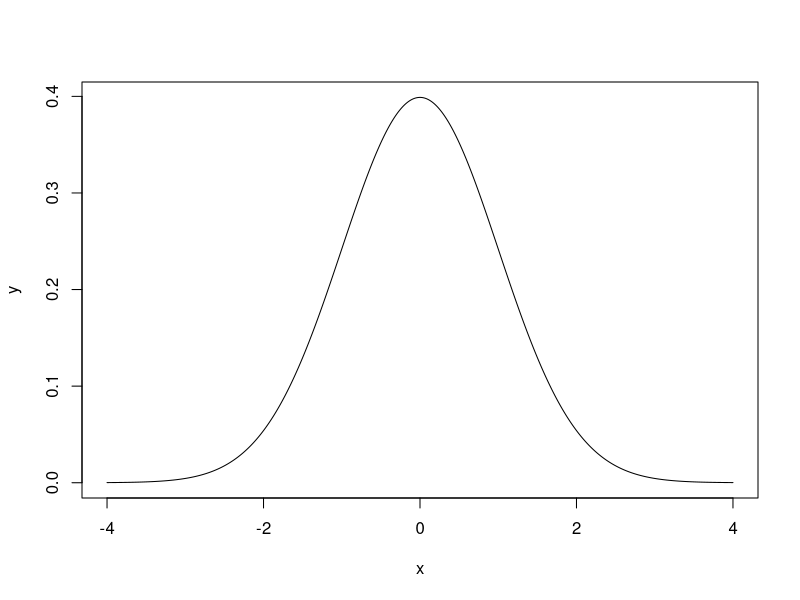
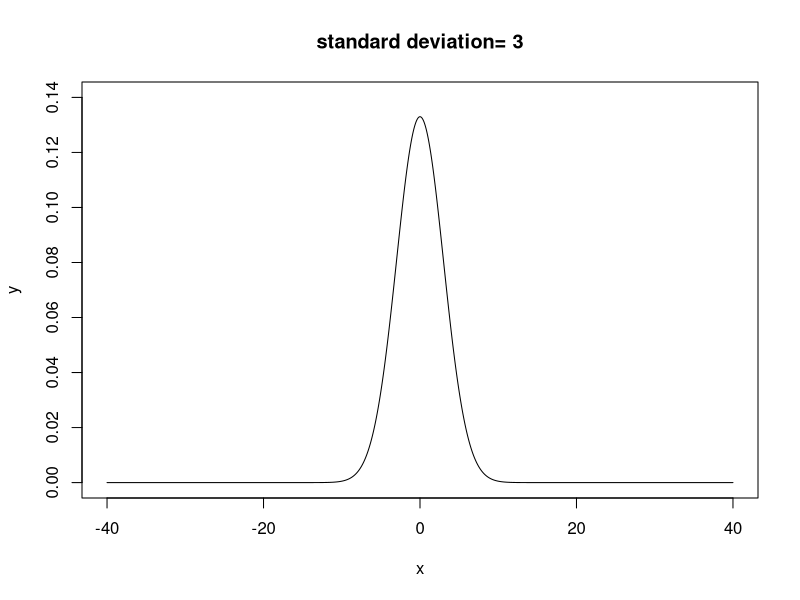
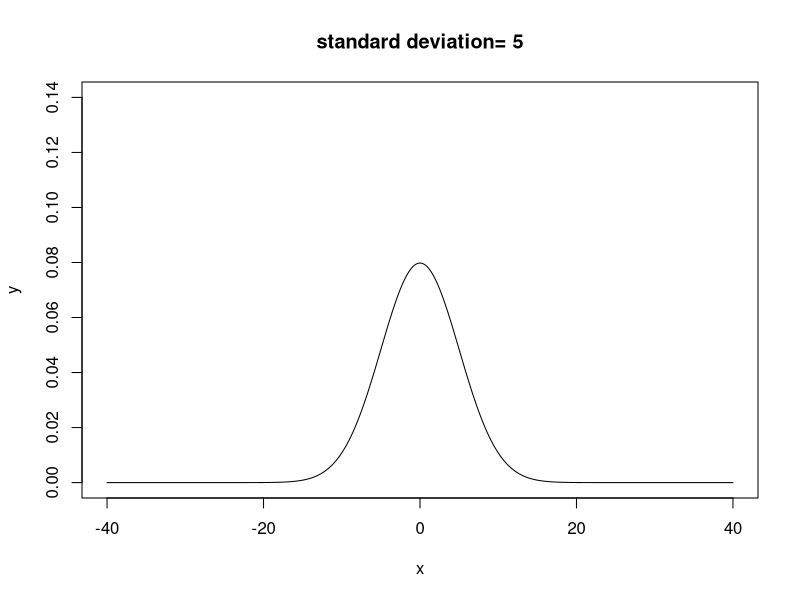
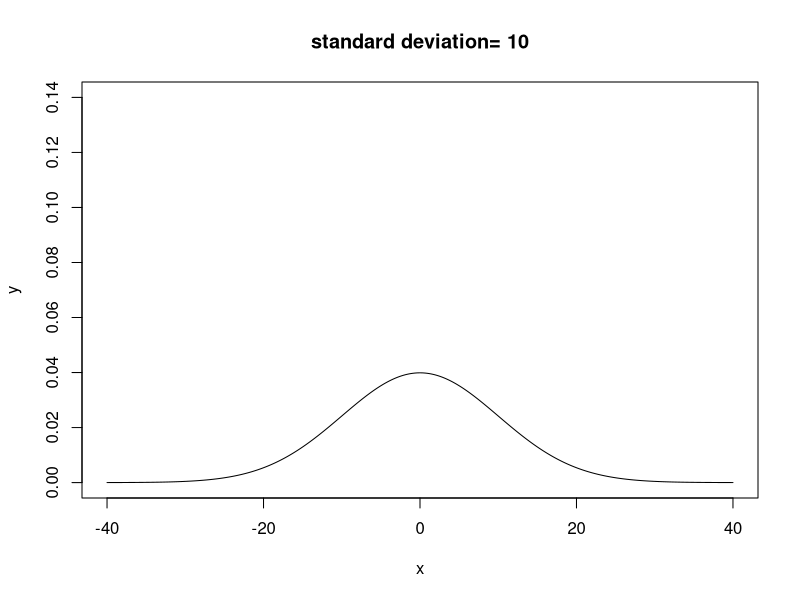
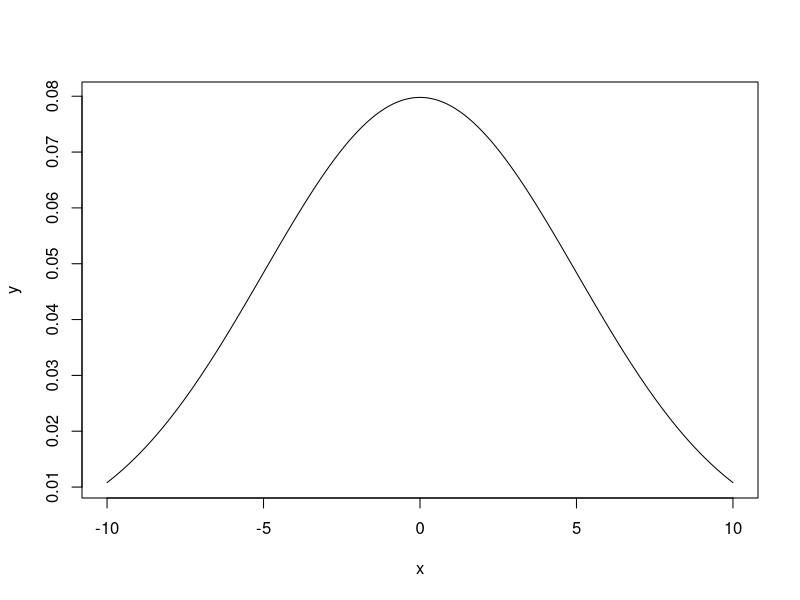
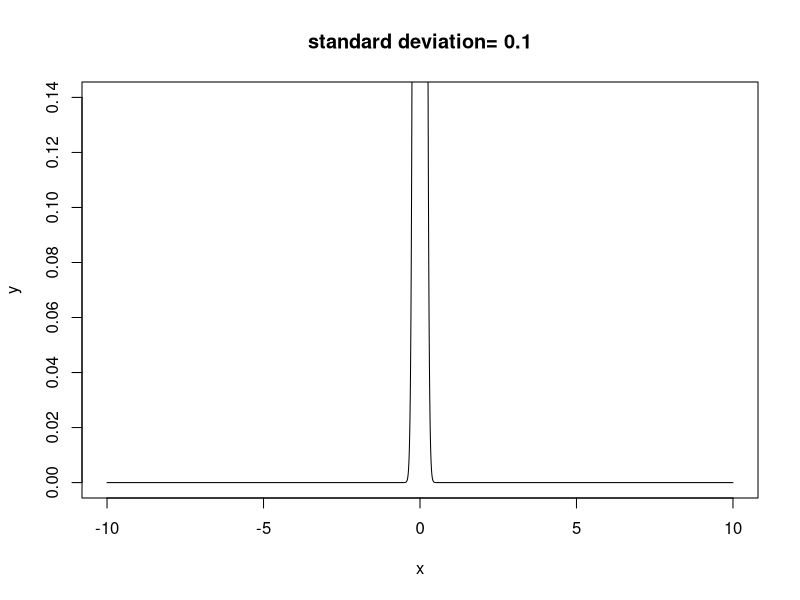
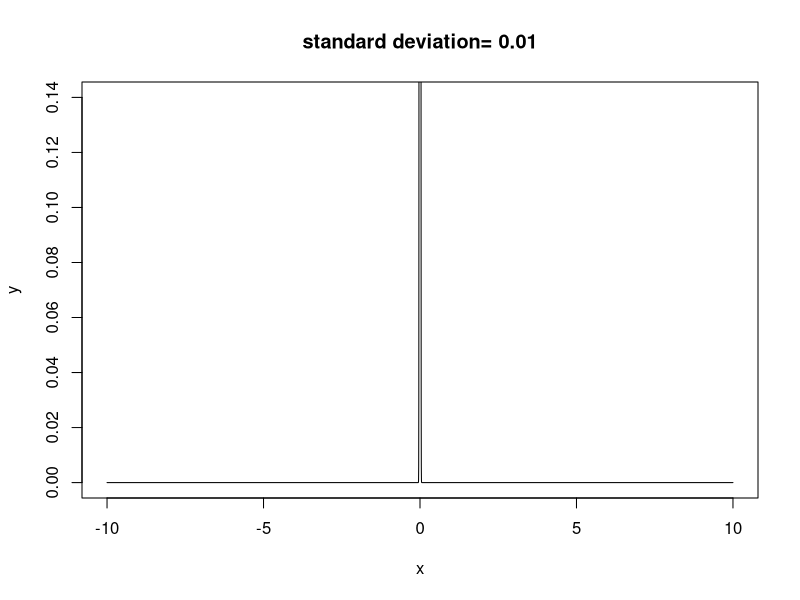
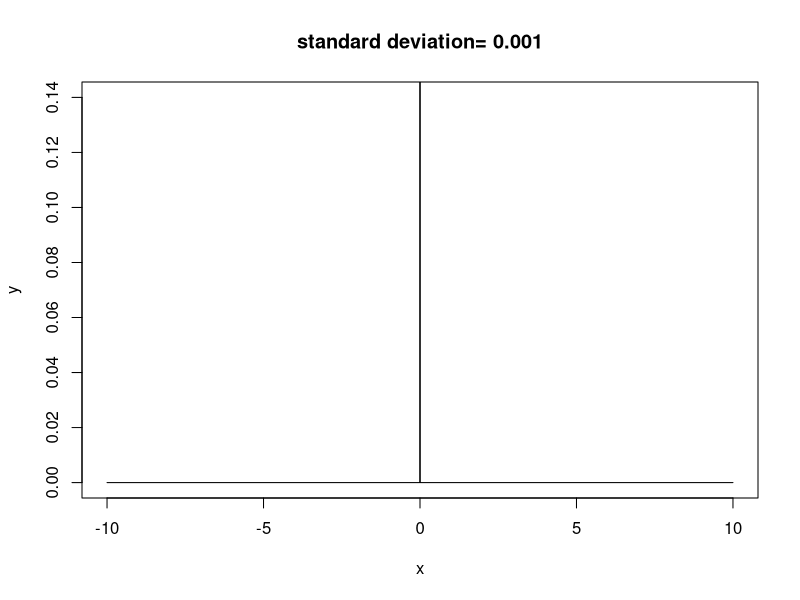

Here is the R script that generated these plots, in order:
## ---- chunk 1
knitr::opts_chunk$set(echo = TRUE)
## ---- chunk 2


# dnorm(x, mean, sd) will give you the curve 
#(function) value at x. That curve is normal
# with mean and sd

# d means getting the function value
# norm means for normal distribution



x<-seq(-4,4,length=500)
y<-dnorm(x,0,1)
plot(x,y,type='l')
## ---- chunk 3
mu<-0;

sigma<-c(3,5,10)

for (a in sigma) {
  x<-seq(-40,40,length=5000)
  y<-dnorm(x,mu,a)
  plot(x,y,type='l',ylim = c(0,0.14),main = paste('standard deviation=',a))
  
}

## ---- chunk 4

    # first, plot the normal curve with mean 0 and sd 1.
    # Then, find out the maximum of the curve is 
    # obtained at which point
    # Then use dnorm(that point, 0, 1) to find 
    # the maximum y.

    #Plotting the curve
    mu <- 0 #setting mean to 0
    sigma <- 5 #setting standard deviation to 1
    x <- seq(-10, 10, length=5000) #Setting the range of the plot
    y <- dnorm(x, mu, sigma) #Getting the normal distribution
    plot(x,y,type='l') #Plotting

    #Finding the max point
    max_point <- x[which.max(y)] #Finding the max x 

    #Using dnorm to find the max y
    max_y <- dnorm(max_point, mu, sigma)

    #Printing the max
    cat("Max_y using dnorm: ", max_y)


## ---- chunk 5

    # Hint: Try to plot normal curve with mean 0 but sd as 0.1, 0.01, 0.001, and tell your observation.

    #Plotting the curve
    mu <- 0 #setting mean to 0
    sigma <- c(0.1, 0.01, 0.001, 0.0001) #creating list for standard deviation
    for(a in sigma) {
      x <- seq(-10, 10, length=5000) #Setting the range of the plot
      y <- dnorm(x, mu, a) #Getting the normal distribution
      plot(x,y,type='l',ylim = c(0,0.14),main = paste('standard deviation=',a)) #plotting
    }
    #Observation:
    # If a random variable had a standard deviation of 0, then the graph would be a straight line and there would be no "peak".
## ---- chunk 6
sigma = 1
mu = c(-3, -1, 0, 5, 10) 

#Looping through mu's
for (a in mu) {
  x <- seq(-15, 15, length=5000) #Setting the range of the plot
  y <- dnorm(x, a, sigma) #Getting the normal distribution
  plot(x,y,type='l',ylim = c(0,0.4),main = paste('standard deviation=',a)) #plotting
}



## ---- chunk 7
ans<-round(dnorm(2,0,1),5)

print(paste('f(2)=',ans))
## ---- chunk 8
ans<-round(pnorm(2,0,1),5)

print(paste('P(X<=2)=',ans))

## ---- chunk 9


# To find P(A<=X<=B)
# USE
# pnorm(B,mean,sd)-pnorm(A,mean,sd)


ans<-round(pnorm(2,0,1)-pnorm(-2,0,1),5)

print(paste('P(-2<= X <=2)=',ans))
## ---- chunk 10

# To find the cutting point q, such that p*100 
# percent of the data is less that q

# use qnorm(p,mean,sd)


ans<-round(qnorm(.95,0,1),5)

print(paste('the 95th percentil is ',ans))
## ---- chunk 11

mu <- 68
sigma <- 2.5

ans<-round(pnorm(64,mu,sigma)-pnorm(70,mu,sigma),5)

print(paste(ans))

## ---- chunk 12

x0 <- qnorm(0.999/2)

print(x0) #Printing answer


## ---- chunk 13

# rnorm(size=n,mean,sd) will generate
# a random sample with size = n, from
# a normal distribution with mean and sd


normal_sample_25<-rnorm(25,0,1)

## ---- chunk 14
hist(normal_sample_25,freq = FALSE,
     main = 'Normal Distribution with Sample size 25',
     xlim=c(min(normal_sample_25)-1,max(normal_sample_25)+1))

x<-seq(min(normal_sample_25),max(normal_sample_25),length=200)

y<-dnorm(x,0,1)

lines(x,y)
## ---- chunk 15
normal_dist_plot<-function(n,mu,sigma){
  normal_sample<-rnorm(n,mu,sigma)
  hist(normal_sample,freq=FALSE,main=paste('Normal dsitribution with sample size',n),xlim=c(min(normal_sample)-1,max(normal_sample)+1))
  x<-seq(min(normal_sample),max(normal_sample),length=2000)
  y<-dnorm(x,mu,sigma)
  lines(x,y)
}

normal_dist_plot(200,0,1)


## ---- chunk 16

#Creating a list of samples that we can iterate through in a for loop
samples = c(10, 100, 1000, 10000)

#Iterate through the list
for (a in samples) {
  normal_dist_plot(a, 0, 1)
}


#Declaring a function to create the normal distribution plot
normal_dist_plot<-function(n,mu,sigma){
  normal_sample<-rnorm(n,mu,sigma)
  hist(normal_sample,freq=FALSE,main=paste('Normal dsitribution with sample size',n),xlim=c(min(normal_sample)-1,max(normal_sample)+1))
  x<-seq(min(normal_sample),max(normal_sample),length=2000)
  y<-dnorm(x,mu,sigma)
  lines(x,y)
}
## ---- chunk 17
#Question 1:
  # Using the above formula, we will get e^(-λx) = 0, making the entire limit equal 0.

#Question 2:
  x <- seq(-.0000001, 20, length=5000)
  #Defining Lambdas
  lambda1 = 1 # 1/1 = 1
  lambda2 = 1/5
  
  #Calculating PDFs
  pdf_lambda1 <- dexp(x, lambda1)
  pdf_lambda2 <- dexp(x, lambda2)
  
  #-Plotting the PDFs-
  #graph for lamda1
  plot(x, pdf_lambda1, type = 'l')
  #graph for lamda2
  plot(x, pdf_lambda2, type = 'l')
  
  
#Describe how the graph changes:
# When E(x) is increased, the spread becomes larger and the peak (y-intercept) becomes smaller. 
## ---- chunk 18
mu <- 6
lambda <- 1/mu #calculating lamda for functions

#Calculate the probability
prob_x <- (pexp(7, lambda) - pexp(5, lambda))

#display the probability
print(prob_x)
## ---- chunk 19
exponential_dist_plot<-function(n,lambda){
  exp_sample<-rexp(n,1/lambda)
  hist(exp_sample,freq=FALSE,main=paste('Exponential dsitribution with sample size',n),xlim=c(0,max(exp_sample)+1))
  x<-seq(min(exp_sample),max(exp_sample),length=2000)
  y<-dexp(x,1/lambda)
  lines(x,y)
}

sampleSizes <- c(50, 100, 1000, 10000)
mu <- 1

#calling function
for(a in sampleSizes) {
  exponential_dist_plot(a, mu)
}


## ---- chunk 20
    #Changing the function to also display the probability density
    exponential_dist_plot<-function(n,lambda){
      exp_sample<-rexp(n,1/lambda)
      hist(exp_sample,freq=FALSE,main=paste('Exponential dsitribution with sample size',n),xlim=c(0,max(exp_sample)+1))
      x<-seq(min(exp_sample),max(exp_sample),length=2000)
      y<-dexp(x,1/lambda)
      lines(x,y)
      #Adding the PDF to the histograms
      x <- seq(0, max(exp_sample), length = 2000)
      y <- dexp(x, 1/lambda)
      lines(x, y, col = 'red', lwd = 2)
    }

    #Creating histograms with mu = 1
    n<-c(50,100,1000,10000)
    mu <- 1
    lambda <- mu/1
    for (i in n) {
      exponential_dist_plot(i,lambda)
    }

    #How well does the histogram compare?
    # The PDF and histograms are very similar, reflecting an accurate line of best fit. As the sample size increases, the PDF becomes a better representation of the histogram.
